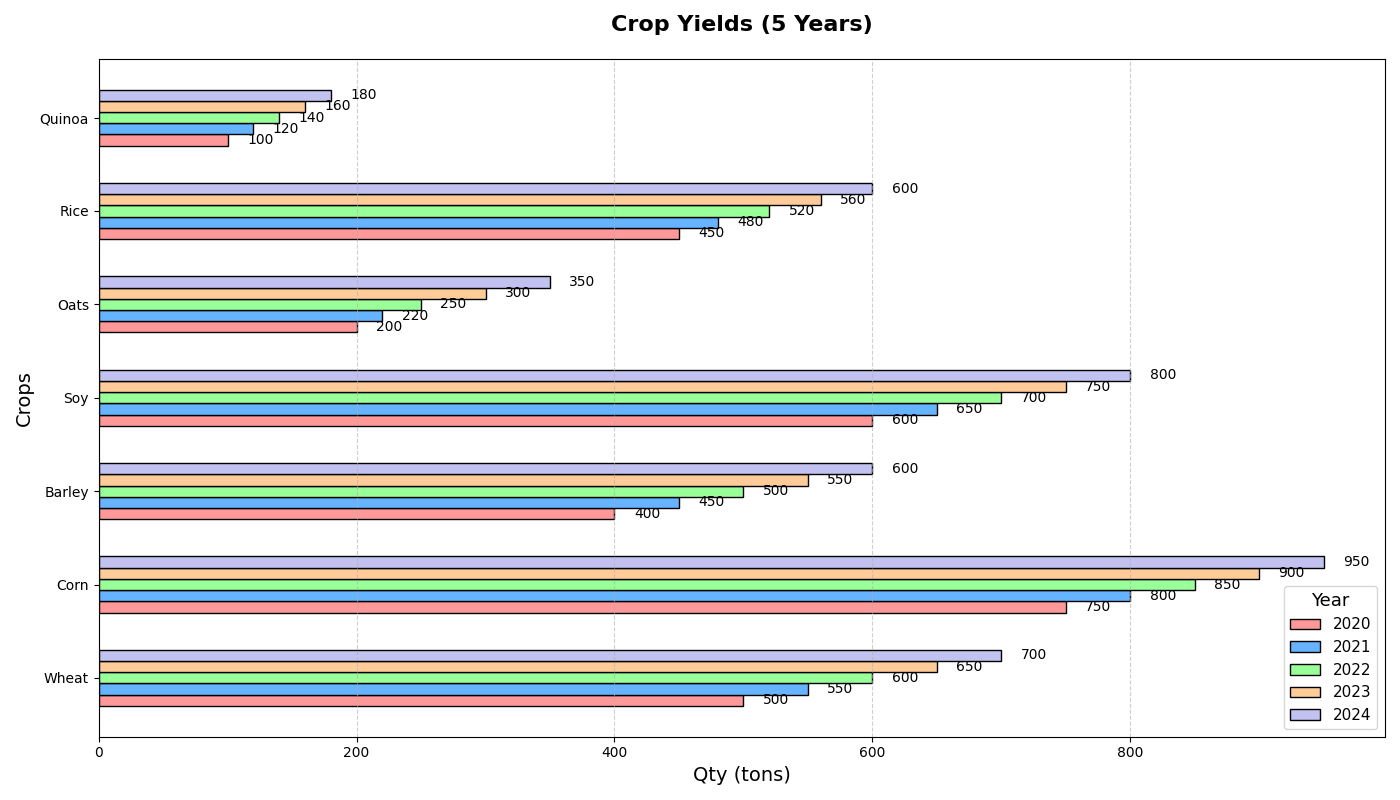

Generate this figure with Python:
import matplotlib.pyplot as plt
import numpy as np

crop_types = ['Wheat', 'Corn', 'Barley', 'Soy', 'Oats', 'Rice', 'Quinoa']
quantities_2020 = [500, 750, 400, 600, 200, 450, 100]
quantities_2021 = [550, 800, 450, 650, 220, 480, 120]
quantities_2022 = [600, 850, 500, 700, 250, 520, 140]
quantities_2023 = [650, 900, 550, 750, 300, 560, 160]
quantities_2024 = [700, 950, 600, 800, 350, 600, 180]

fig, ax = plt.subplots(figsize=(14, 8))
height = 0.12

bar_positions_2020 = np.arange(len(crop_types))
bar_positions_2021 = bar_positions_2020 + height
bar_positions_2022 = bar_positions_2021 + height
bar_positions_2023 = bar_positions_2022 + height
bar_positions_2024 = bar_positions_2023 + height

bars_2020 = ax.barh(bar_positions_2020, quantities_2020, height=height, label='2020', color='#ff9999', edgecolor='black')
bars_2021 = ax.barh(bar_positions_2021, quantities_2021, height=height, label='2021', color='#66b3ff', edgecolor='black')
bars_2022 = ax.barh(bar_positions_2022, quantities_2022, height=height, label='2022', color='#99ff99', edgecolor='black')
bars_2023 = ax.barh(bar_positions_2023, quantities_2023, height=height, label='2023', color='#ffcc99', edgecolor='black')
bars_2024 = ax.barh(bar_positions_2024, quantities_2024, height=height, label='2024', color='#c2c2f0', edgecolor='black')

def add_value_labels(bars):
    for bar in bars:
        xval = bar.get_width()
        ax.text(xval + 15, bar.get_y() + bar.get_height() / 2, f'{xval}', ha='left', va='center')

add_value_labels(bars_2020)
add_value_labels(bars_2021)
add_value_labels(bars_2022)
add_value_labels(bars_2023)
add_value_labels(bars_2024)

ax.set_title('Crop Yields (5 Years)', fontsize=16, fontweight='bold', pad=20)
ax.set_ylabel('Crops', fontsize=14)
ax.set_xlabel('Qty (tons)', fontsize=14)
ax.set_yticks(bar_positions_2020 + 2 * height)
ax.set_yticklabels(crop_types)

ax.grid(True, linestyle='--', alpha=0.6, axis='x')

ax.legend(title='Year', title_fontsize='13', fontsize='11', loc='lower right', frameon=True)

plt.tight_layout()
plt.show()
